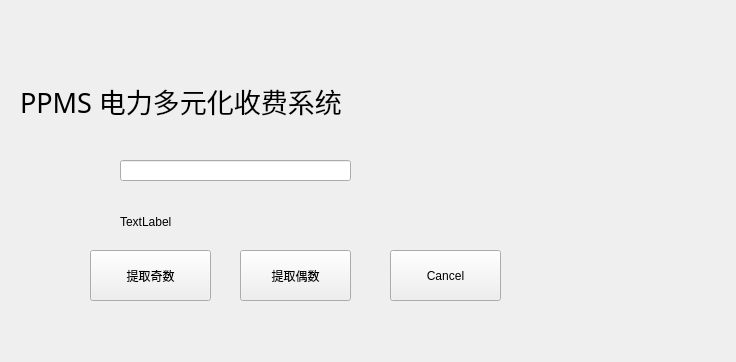
<?xml version="1.0" encoding="UTF-8"?>
<ui version="4.0">
 <class>ppms</class>
 <widget class="QWidget" name="ppms">
  <property name="geometry">
   <rect>
    <x>0</x>
    <y>0</y>
    <width>736</width>
    <height>362</height>
   </rect>
  </property>
  <property name="windowTitle">
   <string>Form</string>
  </property>
  <widget class="QLabel" name="label">
   <property name="geometry">
    <rect>
     <x>20</x>
     <y>70</y>
     <width>701</width>
     <height>61</height>
    </rect>
   </property>
   <property name="font">
    <font>
     <family>微软雅黑</family>
     <pointsize>20</pointsize>
    </font>
   </property>
   <property name="text">
    <string>PPMS 电力多元化收费系统</string>
   </property>
  </widget>
  <widget class="QLineEdit" name="lineEdit">
   <property name="geometry">
    <rect>
     <x>120</x>
     <y>160</y>
     <width>231</width>
     <height>21</height>
    </rect>
   </property>
  </widget>
  <widget class="QPushButton" name="pushButton">
   <property name="geometry">
    <rect>
     <x>90</x>
     <y>250</y>
     <width>121</width>
     <height>51</height>
    </rect>
   </property>
   <property name="text">
    <string>提取奇数</string>
   </property>
  </widget>
  <widget class="QPushButton" name="pushButton_2">
   <property name="geometry">
    <rect>
     <x>240</x>
     <y>250</y>
     <width>111</width>
     <height>51</height>
    </rect>
   </property>
   <property name="text">
    <string>提取偶数</string>
   </property>
  </widget>
  <widget class="QLabel" name="labellabel">
   <property name="geometry">
    <rect>
     <x>120</x>
     <y>212</y>
     <width>341</width>
     <height>20</height>
    </rect>
   </property>
   <property name="text">
    <string>TextLabel</string>
   </property>
  </widget>
  <widget class="QPushButton" name="pushButton_3">
   <property name="geometry">
    <rect>
     <x>390</x>
     <y>250</y>
     <width>111</width>
     <height>51</height>
    </rect>
   </property>
   <property name="text">
    <string>Cancel</string>
   </property>
  </widget>
 </widget>
 <resources/>
 <connections/>
</ui>
